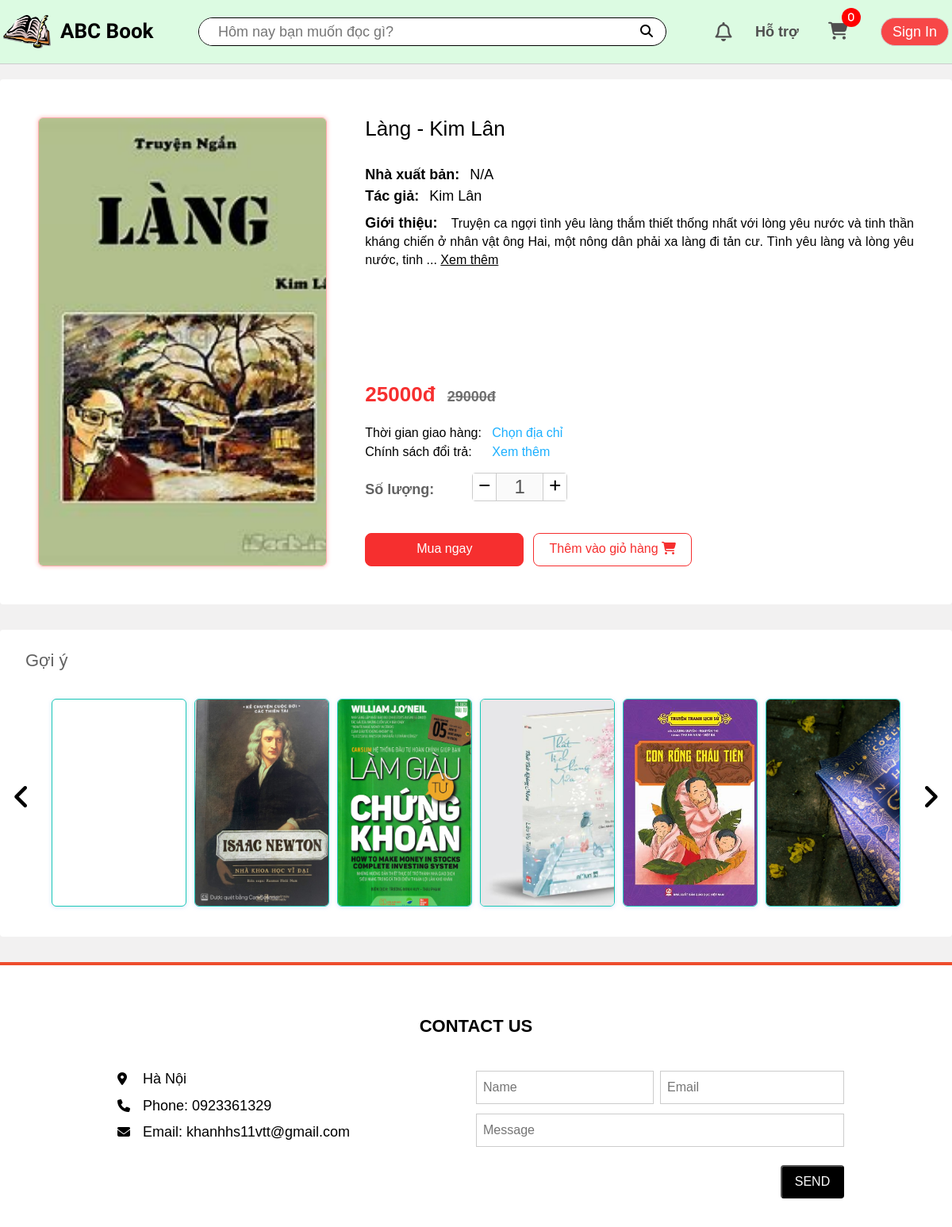
The page /book/lang-kim-lan/ on the database its author committed.
### app/models.py (models this page shows, shortened)
class Product(models.Model):
    name = models.CharField(max_length=100, null=True)
    price = models.IntegerField()
    cost = models.IntegerField()
    image = models.ImageField(upload_to='product', null=True, blank=True)
    imageURL = models.URLField(null=True, blank=True)
    publisher = models.CharField(default='N/A', max_length=100, null=True, blank=True)
    author = models.CharField(default='N/A', max_length=100, null=True, blank=True)
    description = models.CharField(default='Người bán chưa cung cấp thông tin mô tả sản phẩm.', max_length=3000, null=True, blank=True)
    slugName = models.SlugField(unique=True, null=True, blank=True)
    CATEGORY_CHOICES = [
        ('category0', 'Nổi bật'),
        ('category1', 'Sách văn học'),
        ('category2', 'Sách kinh tế'),
        ('category3', 'Sách thiếu nhi'),
        ('category4', 'Sách giáo khoa'),
        ('category5', 'Sách ngoại ngữ'),
        ('category6', 'Tâm lý - kĩ năng sống'),
        ('category7', 'Tiểu sử - hồi ký'),
    ]
    category = models.CharField(
        max_length=30,
        choices=CATEGORY_CHOICES,
        default='category0',
    )

### app/views.py (the view)
# urls.py: path('book/<str:slugName>/', views.book, name='book'),
def book(request, slugName):
    if request.user.is_authenticated:
        customer = request.user
        cart, created = Cart.objects.get_or_create(customer=customer)
    else:
        customer = None
        cart = {'getCartItemsAmount': 0}
    allProducts = list(Product.objects.values('id', 'slugName', 'imageURL'))
    random.shuffle(allProducts)  # Xáo trộn danh sách
    if len(allProducts) > 30:
        products = allProducts[:30]  # Lấy 30 sản phẩm đầu tiên sau khi xáo trộn
    else:
        products = allProducts
    product = get_object_or_404(Product, slugName=slugName)
    context = {'cart': cart, 'products': products, 'product': product}
    return render(request, 'app/book.html', context)

### app/templates/app/book.html (shortened to what this page needs)
{% extends 'app/base.html' %}
{% load static %}
{% block title %}
    <link rel="stylesheet" href="{% static 'app/css/book.css' %}"/>
{% endblock title %}
{% block content %}
    <div class="content__product">
            <div class="product-img">
                <div class="img" style="background-image: url({{product.imageURL}});"></div>
            </div>
            <div class="product__control">
                <div class="product__heading">
                    <h2>{{product.name}}</h2>
                    <div class="product-info">
                        <h4 class="info__publisher">Nhà xuất bản: <span>{{product.publisher}}</span></h4>
                        <h4 class="info__author">Tác giả: <span>{{product.author}}</span></h4>
                        <div class="info__decription">
                            <span>Giới thiệu: </span>
                            <div style="display: inline;">
                                <p style="display: inline;" id="product-content-des" class="info__decription-content">{{product.description}}</p>
                                <button id="toggleDesBook" type="button"></button>
                            </div>
                        </div>
                    </div>
                </div>
                <div class="wrapper">
                    <h4 class="info__price">
                        {{product.price}}đ
                        <del>{{product.cost}}đ</del>
                    </h4>
                    <div class="delivery-time">
                        <div class="delivery-time__heading">Thời gian giao hàng: </div>
                        <div class="delivery-time__link"><a href="">Chọn địa chỉ</a></div>
                    </div>
                    <div class="policy">
                        <div class="policy__heading">Chính sách đổi trả: </div>
                        <div class="policy__link"><a href="">Xem thêm</a></div>
                    </div>
                    <div class="quantity__book">
                        <label class="heading" for="quantity">Số lượng:</label>
                        <div class="quantity">
                            <button type="button" class="quantity__sub"><i class="fa-solid fa-minus"></i></button>
                            <input disabled class="quantity__input" type="text" id="quantity" name="quantity" min="1" max="100" value="1">
                            <button type="button" class="quantity__add"><i class="fa-solid fa-plus"></i></button>
                        </div>
                    </div>
                    <div class="buy">
                        <div class="buy-now">
                            <button type="button" data-product="{{product.id}}" class="buy-now-btn">Mua ngay</button>
                        </div>
                        <div class="shop-cart">
                            <button type="button" data-product="{{product.id}}" data-action="add" class="shop-cart-btn add-to-cart">
                                Thêm vào giỏ hàng
                                <i class="fa-solid fa-cart-shopping"></i>
                            </button>
                        </div>
                    </div>
                </div>
            </div>
        </div>
    <div class="suggest">
        <h4 class="heading">Gợi ý</h4>
        <button id="prev-suggest" type="button" class="suggest__prev pc tablet"><i class="fa-solid fa-angle-left"></i></button>
        <div class="suggest__content">
            <div class="wrapper">
                {% for productItem in products %}
                <div class="book">
                    <a href="{% url 'book' productItem.slugName %}" class="book__link">
                        <div class="book__img" style="background-image: url({{productItem.imageURL}});"></div>
                    </a>
                </div>
                {% endfor %}
            </div>
        </div>
        <button id="next-suggest" type="button" class="suggest__next pc tablet"><i class="fa-solid fa-angle-right"></i></button>
    </div>
{% endblock content %}

### app/static/app/css/base.css (style rules this page uses)
* { box-sizing: border-box; margin: 0; padding: 0; }
html { font-size: 16px; font-family: Arial, Helvetica, sans-serif; scroll-behavior: smooth; }
body { background-color: #f2f1f1; }

### app/static/app/css/responsive.css (style rules this page uses)
.pc, .tablet, .mobile { display: none; }
@media only screen and (min-width: 1024px) { .pc { display: block; } }

### rows shown on the page
Product: imageURL (picture), name "Làng - Kim Lân", publisher "N/A", author "Kim Lân", description "Truyện ca ngợi tình yêu làng thắm thiết thống nhất với lòng yêu nước và tinh thần kháng chiến ở nhân vật ông Hai, một nông dân phải xa làng đi tản cư. Tình yêu làng và lòng yêu nước, tinh ...", price "25000", cost "29000"
Product: imageURL (picture)
Product: imageURL (picture)
Product: imageURL (picture)
Product: imageURL (picture)
Product: imageURL (picture)

### other values the page prints
{{ cart.getCartItemsAmount }} "0"
